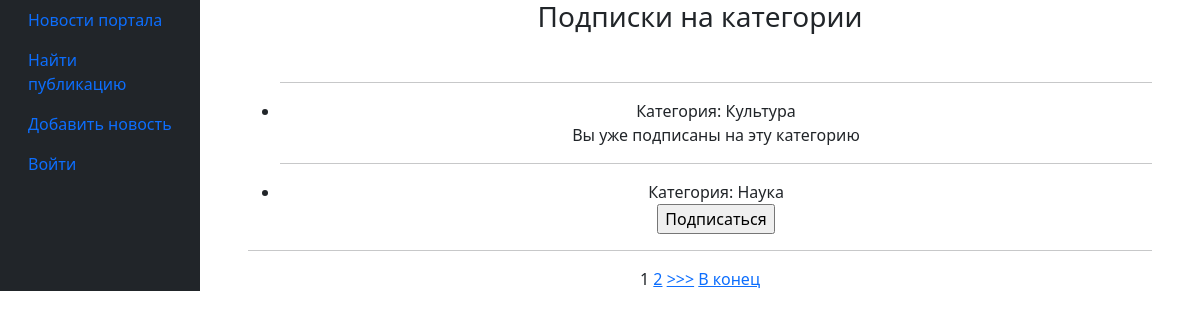
Screenshot of /subscriptions with the database file from the repository.
### news/models.py (models this page shows, shortened)
class Category(models.Model):
    name = models.CharField(max_length=128, unique=True)
    subscribers = models.ManyToManyField(User, through="CategorySubscribers")
    @property
    def is_subscribed(self):
        return CategorySubscribers.objects.filter(category=self.pk).exists()

### news/views.py (the view)
# urls.py: path('subscriptions', SubscriptionView.as_view()),
class SubscriptionView(ListView):
    model = Category
    template_name = 'subscriptions.html'
    context_object_name = 'subscriptionView'
    queryset = Category.objects.order_by('name')
    paginate_by = 2

### templates/subscriptions.html (shortened to what this page needs)
{% extends 'default.html' %}
{% load my_filters %}
{% block content %}
    <h3>Подписки на категории</h3>
    <br>
    {% if subscriptionView %}
        <ul>
        {% for record in subscriptionView %}
            <hr>
            <li>
                Категория: {{ record.name }}
                {% if not record.is_subscribed %}
                    <form action="subscribe" method="POST">
                        <input type="submit" value="Подписаться">
                    </form>
                {% else %}
                    <br>Вы уже подписаны на эту категорию
                {% endif %}
            </li>
        {% endfor %}
        </ul>
        <hr>
        {% if is_paginated %}
            {% for num in page_obj.paginator.page_range %}
                {% if page_obj.number == num %}
                    <a>{{ num }}</a>
                {% elif num > page_obj.number|add:'-3' and num < page_obj.number|add:'3' %}
                    <a href="?page={{ num }}">{{ num }}</a>
                {% endif %}
            {% endfor %}
            {% if page_obj.has_next %}
                <a href="?page={{ page_obj.next_page_number }}">>>></a>
                <a href="?page={{ page_obj.paginator.num_pages }}">В конец</a>
            {% endif %}
        {% endif %}
    {% else %}
        <h3>Категорий нет =(</h3>
    {% endif %}
{% endblock content %}

### rows the page displays
Category: name "Культура", shows "Вы уже подписаны на эту категорию"
Category: name "Наука"

### other values shown
{{ num }} "1"
{{ num }} "2"
